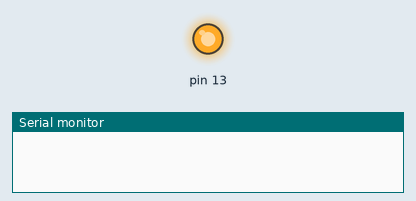
A sketch run on a simulated Arduino Uno, built with avr-gcc and run on an emulated ATmega328P. Parts: output pins drawn as LEDs (lit = HIGH), the last lines printed to the serial monitor.

Above: at 0.5 s.
At 39.8 s:
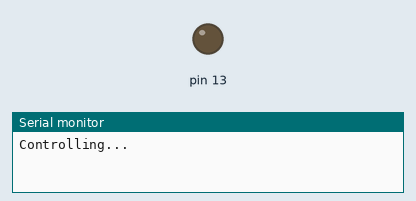
Timing chart, 0 to 42.0 s (numbered marks = the images above):
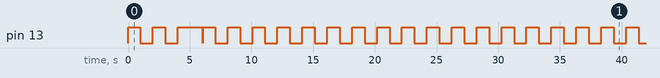

Measured:
- by itself, pin 13: moves between LOW and HIGH, repeating every 32.3 s
- by itself, everything shown: repeats every 32.3 s, in 32 steps

The sketch:

T33_RTOS_coOperativeSCH.ino
```cpp
//RTOS - simple co operative scheduler

#include "LED_flas.h"
#include "Sch51.h"

void setup()
{
  Serial.begin(9600);
  SCH_Init_T2();                             // Set up the scheduler using TIMER2 for 1 ms tick
  LED_Flash_Init(13);                        // Prepare for the 'Flash_LED' task
  SCH_Add_Task(LED_Flash_Update, 0, 1000);   //(on for 1000 ticks, off for 1000 ticks) timings are in ticks
  SCH_Add_Task(control,5000,0);
  SCH_Start();                               //start the scheduler
}

void control(void)
{
  Serial.println("Controlling...");
  delay(1000);
}


void loop()
{
  SCH_Dispatch_Tasks();
}
```

LED_flas.c
```cpp
#include "LED_flas.h"

static byte ledState;
byte ledPin;

void LED_Flash_Init(byte _pin)
{
  ledPin = _pin;
  pinMode(ledPin, OUTPUT);
  digitalWrite(ledPin,LOW);
  ledState = 0;
}

void LED_Flash_Update(void)
{
  // Change the LED from OFF to ON (or vice versa)
  if (ledState == 1)
     {
       digitalWrite(ledPin,LOW);
       ledState = 0;
     }
  else
     {
       digitalWrite(ledPin,HIGH);
       ledState = 1;
     }
}
```

LED_flas.h
```cpp
#include <Arduino.h>


#ifdef __cplusplus
extern "C" {
#endif

void LED_Flash_Init(byte);
void LED_Flash_Update(void);

#ifdef __cplusplus
}
#endif
```

Sch51.c
```cpp
#include "Sch51.h"

byte errorCode;
sTask SCH_tasks_G[SCH_MAX_TASKS];  // The array of tasks
static void SCH_Go_To_Sleep(void);

void SCH_Dispatch_Tasks(void)      //When a task (function)is due to run, SCH_Dispatch_Tasks() will run it.
                                   //This function must be called (repeatedly) from the main loop.
{
  byte Index;
  for(Index = 0; Index < SCH_MAX_TASKS; Index++)   // Dispatches (runs) the next task (if one is ready)
  {
    if (SCH_tasks_G[Index].RunMe > 0)
    {
       (*SCH_tasks_G[Index].pTask)();              // Run the task
       SCH_tasks_G[Index].RunMe -= 1;              // Reset / reduce RunMe flag Periodic tasks will automatically run again

       if (SCH_tasks_G[Index].Period == 0)         // - if this is a 'one shot' task, remove it from the array
       {
        SCH_Delete_Task(Index);
       }
    }
  }
  SCH_Go_To_Sleep();                               // The scheduler enters idle mode at this point
}

byte SCH_Add_Task(void (*_pTask)(void), const word DELAY, const word PERIOD)
{
   byte Index = 0;
   while ((SCH_tasks_G[Index].pTask != 0) && (Index < SCH_MAX_TASKS))  // First find a gap in the array (if there is one)
      {
      Index++;
      }

   if (Index == SCH_MAX_TASKS)  // Have we reached the end of the list?
      {
      errorCode = ERROR_SCH_TOO_MANY_TASKS;  // Task list is full Set the global error variable
      return SCH_MAX_TASKS;
      }
   SCH_tasks_G[Index].pTask  = _pTask;       // If we're here, there is a space in the task array
   SCH_tasks_G[Index].Delay  = DELAY;
   SCH_tasks_G[Index].Period = PERIOD;

   SCH_tasks_G[Index].RunMe  = 0;

   return Index; // return position of task (to allow later deletion)
}

byte SCH_Delete_Task(const byte TASK_INDEX) // Removes a task from the scheduler.
{
   byte Return_code;

   if (SCH_tasks_G[TASK_INDEX].pTask == 0)   // No task at this location...
      {
      errorCode = ERROR_SCH_CANNOT_DELETE_TASK;  // Set the global error variable
      Return_code = RETURN_ERROR;        // ...also return an error code
      }
   else
      {
      Return_code = RETURN_NORMAL;
      }

   SCH_tasks_G[TASK_INDEX].pTask   = 0x0000;
   SCH_tasks_G[TASK_INDEX].Delay   = 0;
   SCH_tasks_G[TASK_INDEX].Period  = 0;

   SCH_tasks_G[TASK_INDEX].RunMe   = 0;

   return Return_code;       // return status
}

/*
  This scheduler enters 'idle mode' between clock ticks
  to save power.  The next clock tick will return the processor
  to the normal operating state. */
void SCH_Go_To_Sleep()
{}

//initialization function prepares the scheduler array , error codes

void SCH_Init_T2(void)
{
   byte i;
   for (i = 0; i < SCH_MAX_TASKS; i++)
   {
      SCH_Delete_Task(i);
   }

   TCCR2A = 0x00;                  //clearing the registers because at wiring.c these were used for pwm
   TCCR2B = 0x00;
   TCNT2 = 0x00;

   TCCR2A |= (1<<WGM21);           //CTC mode
   TCCR2B |= (1<<CS20)|(1<<CS22);  //prescalar is 128
   OCR2A = 125;                    //Output compare register loaded
   TIMSK2 |= (1<<OCIE2A);          //Timer/Counter2 Output Compare Match A Interrupt Enabled
}

/*  Starts the scheduler, by enabling interrupts.

  NOTE: Usually called after all regular tasks are added,
  to keep the tasks synchronised.

  NOTE: ONLY THE SCHEDULER INTERRUPT SHOULD BE ENABLED!!!

-*------------------------------------------------------------------*/
void SCH_Start(void)
{
  sei();
}

ISR(TIMER2_COMPA_vect)
{
   byte Index;

   //TF2 = 0; // Clear flag

   // NOTE: calculations are in *TICKS* (not milliseconds)
   for (Index = 0; Index < SCH_MAX_TASKS; Index++)
      {
      // Check if there is a task at this location
      if (SCH_tasks_G[Index].pTask)
         {
         if (SCH_tasks_G[Index].Delay == 0)
            {
            // The task is due to run
            SCH_tasks_G[Index].RunMe = 1;  // Set the run flag

            if (SCH_tasks_G[Index].Period)
               {
               // Schedule periodic tasks to run again
               SCH_tasks_G[Index].Delay = SCH_tasks_G[Index].Period;
               }
            }
         else
            {
            // Not yet ready to run: just decrement the delay
            SCH_tasks_G[Index].Delay -= 1;
            }
         }
      }
}
```

Sch51.h
```cpp
#ifndef _SCH51_H
#define _SCH51_H

#include <Arduino.h>
#define ERROR_SCH_TOO_MANY_TASKS 2
#define ERROR_SCH_CANNOT_DELETE_TASK 3
#define RETURN_ERROR 0
#define RETURN_NORMAL 1

//this is a scheduler data Structure
typedef struct SCHdata        // Total memory per task is 7 bytes
{
  void (*pTask)(void);     // function Pointer is declared (must be a 'void (void)' function)
  word Delay;                // Delay (ticks) until the function will (next) be run
  word Period;               // Interval (ticks) between subsequent runs.
  byte RunMe;                // Incremented (by scheduler) when task is due to execute
} sTask;

#ifdef __cplusplus
extern "C" {
#endif

void SCH_Init_T2(void);       //initialixzation function
void SCH_Start(void);

void  SCH_Dispatch_Tasks(void);          //dispatcher function that causes tasks to be executed when they are due to run
byte  SCH_Add_Task(void (*_pTask)(void) , const word, const word);   //function for adding tasks
byte  SCH_Delete_Task(const byte);

#ifdef __cplusplus
}
#endif

#define SCH_MAX_TASKS 2      //number of tasks

#endif
```
